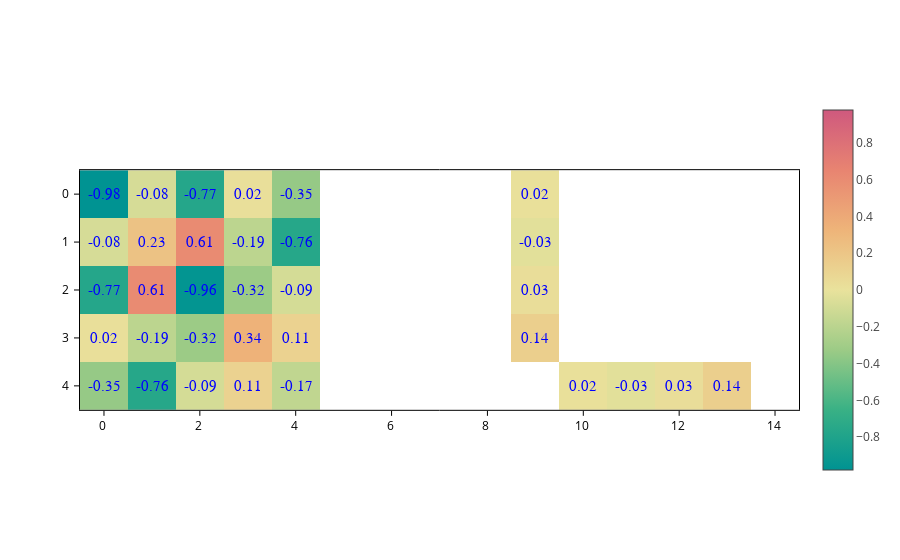

Notebook code for this chart:
### Markdown cell above
You can tweak the style of text with the `textfont` input, which is a dictionary with three (optional) keys:

- `color`: Text color.
- `family`: Font family for the text. Note that different backends might support different fonts.
- `size`: The size of the font.

The default value will be used for any key that you don't include in the dictionary.

### Code cell
plot.update_inputs(textfont={"color": "blue", "family": "times", "size": 15})

### Figure 1 — Plotly figure (JSON) as saved in the notebook; plotly's stock layout.template omitted (floating-point values rounded to 4 significant figures)
{"data": [{"coloraxis": "coloraxis", "meta": {}, "opacity": 1, "text": [["-0.98", "-0.08", "-0.77", "0.02", "-0.35", "", "", "", "", "0.02", "", "", "", "", ""], ["-0.08", "0.23", "0.61", "-0.19", "-0.76", "", "", "", "", "-0.03", "", "", "", "", ""], ["-0.77", "0.61", "-0.96", "-0.32", "-0.09", "", "", "", "", "0.03", "", "", "", "", ""], ["0.02", "-0.19", "-0.32", "0.34", "0.11", "", "", "", "", "0.14", "", "", "", "", ""], ["-0.35", "-0.76", "-0.09", "0.11", "-0.17", "", "", "", "", "", "0.02", "-0.03", "0.03", "0.14", ""]], "textfont": {"color": "blue", "family": "times", "size": 15}, "texttemplate": "%{text}", "type": "heatmap", "z": [[-0.9789, -0.0809, -0.7685, 0.02144, -0.3461, NaN, NaN, NaN, NaN, 0.01656, NaN, NaN, NaN, NaN, NaN], [-0.0809, 0.2269, 0.6052, -0.1912, -0.7612, NaN, NaN, NaN, NaN, -0.02839, NaN, NaN, NaN, NaN, NaN], [-0.7685, 0.6052, -0.959, -0.3245, -0.09065, NaN, NaN, NaN, NaN, 0.03193, NaN, NaN, NaN, NaN, NaN], [0.02144, -0.1912, -0.3245, 0.341, 0.1142, NaN, NaN, NaN, NaN, 0.1379, NaN, NaN, NaN, NaN, NaN], [-0.3461, -0.7612, -0.09065, 0.1142, -0.1735, NaN, NaN, NaN, NaN, NaN, 0.01656, -0.02839, 0.03193, 0.1379, NaN]], "zsmooth": false}], "layout": {"coloraxis": {"cmid": 0, "colorscale": [[0.0, "rgb(0, 147, 146)"], [0.1667, "rgb(57, 177, 133)"], [0.3333, "rgb(156, 203, 134)"], [0.5, "rgb(233, 226, 156)"], [0.6667, "rgb(238, 180, 121)"], [0.8333, "rgb(232, 132, 113)"], [1.0, "rgb(207, 89, 126)"]], "showscale": true}, "scene": {"aspectmode": "data", "xaxis": {"range": [-0.5, 14.5]}, "yaxis": {"range": [4.5, -0.5]}}, "xaxis": {"constrain": "domain", "range": [-0.5, 14.5], "scaleanchor": "y", "scaleratio": 1}, "yaxis": {"constrain": "domain", "range": [4.5, -0.5]}}}
